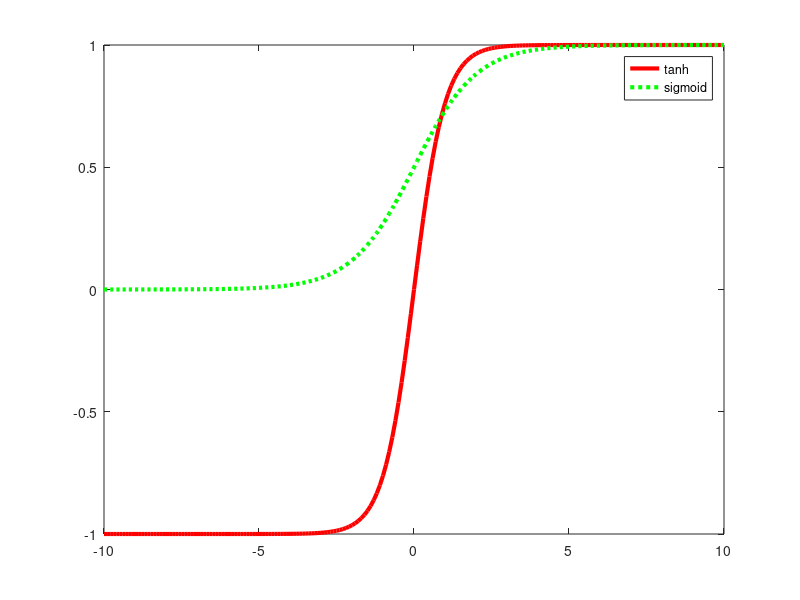

MATLAB code for this plot: (Note: this script raises an error after producing the figure.)
%% Visually compare tanh and sigmoid functions
%
%%
xs = -10:0.1:10;
pt = tanh(xs);
ps = 1./(1+exp(-xs));
figure;
plot(xs, pt, 'r-', 'linewidth', 3)
hold on
plot(xs, ps, 'g:', 'linewidth', 3)
legend('tanh', 'sigmoid');
printPmtkFigure('tanhPlot')
